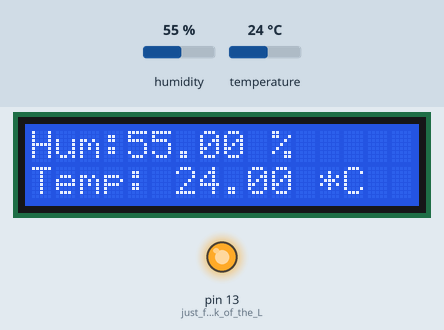
Bench run of a sketch on a simulated Arduino Uno, built with avr-gcc and run on an emulated ATmega328P. On the bench: 16×2 character LCD, output pins drawn as LEDs (lit = HIGH). The test bench sets the inputs (shaded band); at power-on: humidity 55 %, temperature 24 °C. WiFi joins after 1.5 s; servers stay silent unless stated.

Above: at 12.4 s.
At 13.4 s:
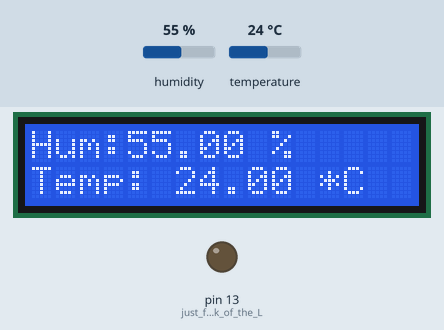
Timing chart, 0 to 130.0 s (numbered marks = the images above):
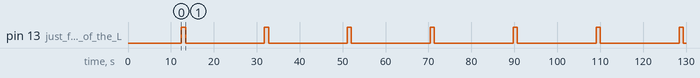

The sketch:

DHT22_LCD_I2C_ethernet_thingspeak_for_public.ino
```cpp
// Iot - Temperature / Humidity publish to Thingspeak v 1.0
//
// Created by Kostas Tsirogiannis tsirogk@gmail.com
//
// Based on job made by:
// Ladyada for DHT 22/ 11 monitoring http://www.adafruit.com
// Thingspeak original library http://www.thingspeak.com
// I2C LCD display library by LCDAPI http://playground.arduino.cc/Code/LCDAPI
// Ethernet library as is in Arduino IDE
// I2C to LCD breakout created by http://www.grobotronics.com
// You can find the sketches in fritzing.org

//You also need above libraries to be installed inyour system: DHT - Thingspeak - LCDAPI

#include "DHT.h"
#include <Wire.h>
#include <LiquidCrystal_I2C.h>
#include "ThingSpeak.h"
#include <SPI.h>
#include <Ethernet.h>
byte mac[] = { 0xDE, 0xAD, 0xBE, 0xEF, 0xFE, 0xED};// in case you have the addresss printed on the ethernet shield, just use your own mac address.

// fill in an available IP address on your network here, as it is in your local network
// for manual configuration:
IPAddress ip(192, 168, 1, 177);

// fill in your Domain Name Server address here (usually the IP of your router):
IPAddress myDNS(192, 168, 1, 254);

// fill in your Domain Name Server address here(usually the IP of your router):
IPAddress Gateway(192, 168, 1, 254);

// char server[] = "www.thingspeak.com";//Not really needed, I left it in case I use the original Thingspeak code.
IPAddress server(184, 106, 153, 149);

EthernetClient client;

unsigned long myChannelNumber = 11111; //REMEMBER to change it to YOUR CHANNEL !!!!
const char * myWriteAPIKey = "XXXXXXXXXXXX";//REMEMBER to change it to YOUR API KEY !!!!

LiquidCrystal_I2C lcd(0x39,16,2);  // set the LCD address to 0x39 for a 16 chars and 2 line display
// you have to check the address of your I2C breakout board using the code provided in http://playground.arduino.cc/Main/I2cScanner

#define DHTPIN 2     // what digital pin we're connected to. Don't use the ones used by Ethernet shield e.g for UNO 10, 11, 12 and 13 or SPI


// Uncomment whatever type you're using!
//#define DHTTYPE DHT11   // DHT 11
#define DHTTYPE DHT22   // DHT 22  (AM2302), AM2321
//#define DHTTYPE DHT21   // DHT 21 (AM2301)

// Connect pin 1 (on the left) of the sensor to +5V
// NOTE: If using a board with 3.3V logic like an Arduino Due connect pin 1
// to 3.3V instead of 5V!
// Connect pin 2 of the sensor to whatever your DHTPIN is
// Connect pin 4 (on the right) of the sensor to GROUND
// Connect a 10K resistor from pin 2 (data) to pin 1 (power) of the sensor

// Initialize DHT sensor.
// Note that older versions of this library took an optional third parameter to
// tweak the timings for faster processors.  This parameter is no longer needed
// as the current DHT reading algorithm adjusts itself to work on faster procs.
DHT dht(DHTPIN, DHTTYPE);


void setup() {

  pinMode(13, OUTPUT); // just for a blink of the LED to make sure the  sketch has run ok.
  dht.begin();
  lcd.init();                      // initialize the lcd
  lcd.backlight();
  Serial.begin(9600); // You don't really need it.
  delay(10000); // to give enough time for the ethernet shield to boot.
  Ethernet.begin(mac, ip, myDNS, Gateway);
  ThingSpeak.begin(client);
}

void loop() {
  // Wait a few seconds between measurements.
  delay(2000);

    // clear the screen
 lcd.clear();


  // Reading temperature or humidity takes about 250 milliseconds!
  // Sensor readings may also be up to 2 seconds 'old' (its a very slow sensor)
  float h = dht.readHumidity();
  // Read temperature as Celsius (the default)
  float t = dht.readTemperature();
  // Read temperature as Fahrenheit (isFahrenheit = true)
  float f = dht.readTemperature(true);

  // Check if any reads failed and exit early (to try again). I had recently one DHT11 sensor destroyed ...
  if (isnan(h) || isnan(t) || isnan(f))
  {
    lcd.print("Failed to read from DHT sensor!");
    return;
  }

// Here we have the IoT job done !

ThingSpeak.setField(1,h);
ThingSpeak.setField(2,t); //or instead of t use f for Farenheit.

ThingSpeak.writeFields(myChannelNumber, myWriteAPIKey);

// And here we have a fancy LCD showing our data.

  lcd.setCursor(0,0);
  lcd.print("Hum:");
  lcd.print(h);
  lcd.print(" %");

  lcd.setCursor(0,1);
  lcd.print("Temp: ");
  lcd.print(t);
  lcd.print(" *C ");

//  We just blink. Nothing else ...

  digitalWrite(13, HIGH);   // turn the LED on (HIGH is the voltage level)
  delay(1000);              // wait for a second
  digitalWrite(13, LOW);    // turn the LED off by making the voltage LOW
  delay(1000);              // wait for a second
  delay(15000);
}
```

Measured:
- by itself, pin 13 (just_for_a_blink_of_the_L): alternates HIGH for 1.0 s and LOW for 18.3 s
